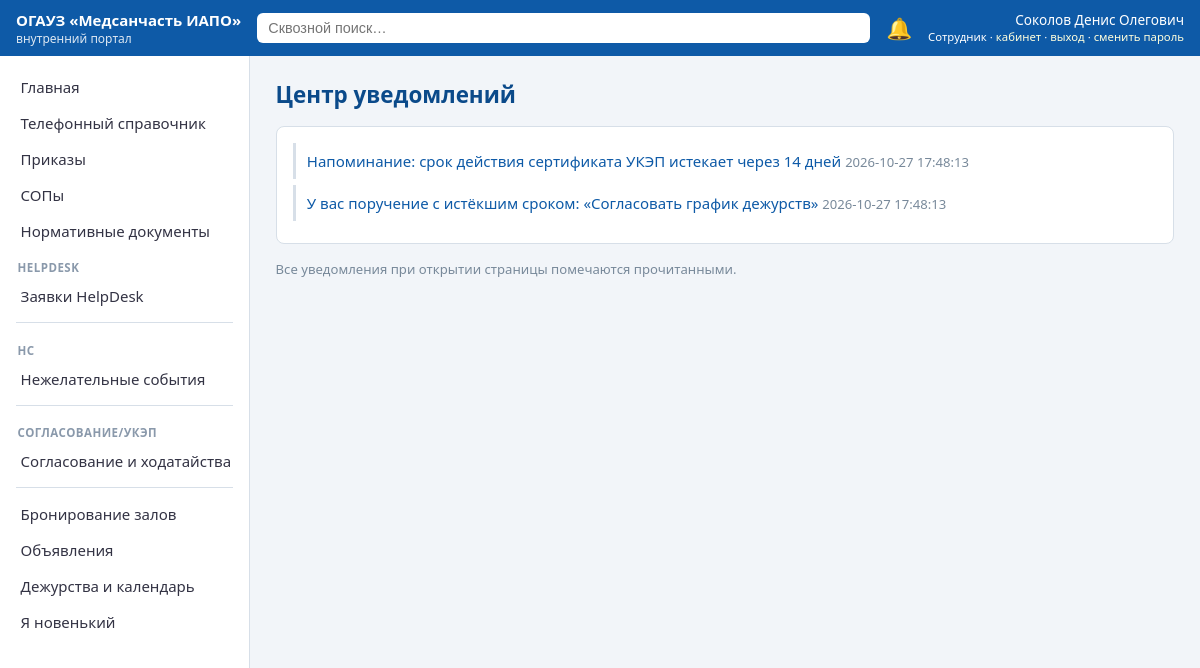
Page /notifications (signed in) on the earlier database version.
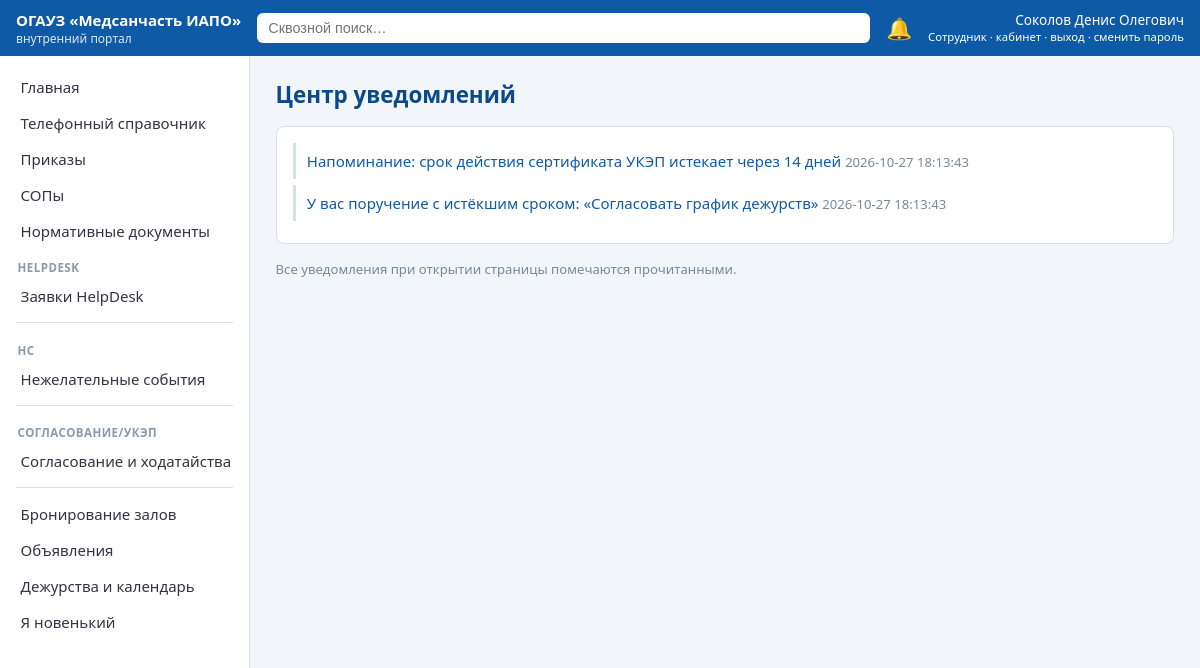
Same page on the later database version.
### tables this page shows
CREATE TABLE notification(id INTEGER PRIMARY KEY, user_id INTEGER REFERENCES users(id),
  text TEXT, link TEXT, created_at TEXT, read INTEGER DEFAULT 0);

### app.py (the view)
@app.get("/notifications", response_class=HTMLResponse)
def notifications(request: Request):
    u = current_user(request)
    if not u:
        return RedirectResponse("/login", status_code=302)
    con = get_db()
    rows = con.execute("SELECT * FROM notification WHERE user_id=? ORDER BY created_at DESC", (u["id"],)).fetchall()
    con.execute("UPDATE notification SET read=1 WHERE user_id=?", (u["id"],))
    con.commit(); con.close()
    return ctx(request, notes=rows, template="notifications.html", section="Центр уведомлений")

### templates/notifications.html
{% extends "base.html" %}
{% block body %}
<div class="card">
  {% for n in notes %}
  <div class="note {{ '' if n['read'] else 'unread' }}">
    <a href="{{ n['link'] }}">{{ n['text'] }}</a>
    <span class="muted">{{ n['created_at'] }}{% if not n['read'] %} · <b>новое</b>{% endif %}</span>
  </div>
  {% else %}
  <p class="muted">Уведомлений нет. Здесь появляются новости о назначенных вам заявках, согласованиях, поручениях и истекающих сроках (раздел 4.16 ТЗ).</p>
  {% endfor %}
</div>
<p class="muted">Все уведомления при открытии страницы помечаются прочитанными.</p>
{% endblock %}

Differences in the rows shown:
changed notification "Напоминание: срок действия сертификата УКЭП истекает через 14 дней": created_at "2026-10-27 17:48:13" → "2026-10-27 18:13:43"
changed notification "У вас поручение с истёкшим сроком: «Согласовать график дежурств»": created_at "2026-10-27 17:48:13" → "2026-10-27 18:13:43"
